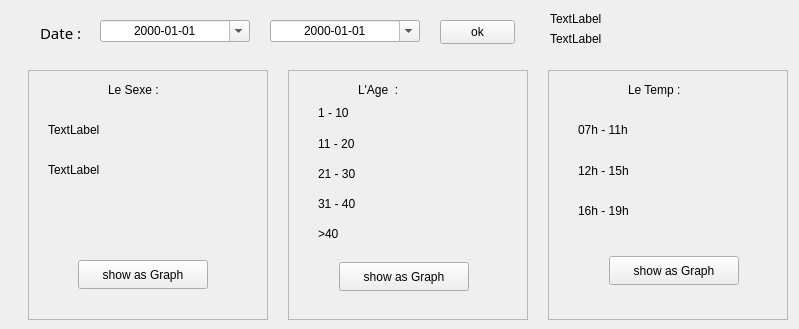
    <widget class="QWidget" name="tab_3">
     <attribute name="title">
      <string>Visites</string>
     </attribute>
     <widget class="QLabel" name="visites_total">
      <property name="geometry">
       <rect>
        <x>550</x>
        <y>10</y>
        <width>140</width>
        <height>17</height>
       </rect>
      </property>
      <property name="text">
       <string>TextLabel</string>
      </property>
     </widget>
     <widget class="QFrame" name="visites_gander">
      <property name="geometry">
       <rect>
        <x>28</x>
        <y>70</y>
        <width>240</width>
        <height>250</height>
       </rect>
      </property>
      <property name="frameShape">
       <enum>QFrame::StyledPanel</enum>
      </property>
      <property name="frameShadow">
       <enum>QFrame::Raised</enum>
      </property>
      <widget class="QPushButton" name="pushButton_2">
       <property name="geometry">
        <rect>
         <x>50</x>
         <y>190</y>
         <width>130</width>
         <height>29</height>
        </rect>
       </property>
       <property name="text">
        <string>show as Graph</string>
       </property>
      </widget>
      <widget class="QLabel" name="label_30">
       <property name="geometry">
        <rect>
         <x>20</x>
         <y>50</y>
         <width>170</width>
         <height>20</height>
        </rect>
       </property>
       <property name="text">
        <string>TextLabel</string>
       </property>
      </widget>
      <widget class="QLabel" name="label_44">
       <property name="geometry">
        <rect>
         <x>20</x>
         <y>90</y>
         <width>170</width>
         <height>20</height>
        </rect>
       </property>
       <property name="text">
        <string>TextLabel</string>
       </property>
      </widget>
      <widget class="QLabel" name="label_45">
       <property name="geometry">
        <rect>
         <x>80</x>
         <y>10</y>
         <width>80</width>
         <height>20</height>
        </rect>
       </property>
       <property name="text">
        <string>Le Sexe :</string>
       </property>
      </widget>
     </widget>
     <widget class="QFrame" name="visites_ages">
      <property name="geometry">
       <rect>
        <x>288</x>
        <y>70</y>
        <width>240</width>
        <height>250</height>
       </rect>
      </property>
      <property name="frameShape">
       <enum>QFrame::StyledPanel</enum>
      </property>
      <property name="frameShadow">
       <enum>QFrame::Raised</enum>
      </property>
      <widget class="QLabel" name="label_46">
       <property name="geometry">
        <rect>
         <x>30</x>
         <y>32</y>
         <width>186</width>
         <height>22</height>
        </rect>
       </property>
       <property name="text">
        <string>1 - 10</string>
       </property>
      </widget>
      <widget class="QLabel" name="label_48">
       <property name="geometry">
        <rect>
         <x>30</x>
         <y>63</y>
         <width>186</width>
         <height>22</height>
        </rect>
       </property>
       <property name="text">
        <string>11 - 20</string>
       </property>
      </widget>
      <widget class="QLabel" name="label_50">
       <property name="geometry">
        <rect>
         <x>30</x>
         <y>93</y>
         <width>186</width>
         <height>22</height>
        </rect>
       </property>
       <property name="text">
        <string>21 - 30</string>
       </property>
      </widget>
      <widget class="QPushButton" name="pushButton_3">
       <property name="geometry">
        <rect>
         <x>51</x>
         <y>192</y>
         <width>130</width>
         <height>29</height>
        </rect>
       </property>
       <property name="text">
        <string>show as Graph</string>
       </property>
      </widget>
      <widget class="QLabel" name="label_53">
       <property name="geometry">
        <rect>
         <x>30</x>
         <y>123</y>
         <width>186</width>
         <height>22</height>
        </rect>
       </property>
       <property name="text">
        <string>31 - 40</string>
       </property>
      </widget>
      <widget class="QLabel" name="label_54">
       <property name="geometry">
        <rect>
         <x>30</x>
         <y>153</y>
         <width>186</width>
         <height>22</height>
        </rect>
       </property>
       <property name="text">
        <string>&gt;40</string>
       </property>
      </widget>
      <widget class="QLabel" name="label_55">
       <property name="geometry">
        <rect>
         <x>70</x>
         <y>10</y>
         <width>80</width>
         <height>20</height>
        </rect>
       </property>
       <property name="text">
        <string>L'Age  :</string>
       </property>
      </widget>
     </widget>
     <widget class="QFrame" name="visites_times">
      <property name="geometry">
       <rect>
        <x>548</x>
        <y>70</y>
        <width>240</width>
        <height>250</height>
       </rect>
      </property>
      <property name="frameShape">
       <enum>QFrame::StyledPanel</enum>
      </property>
      <property name="frameShadow">
       <enum>QFrame::Raised</enum>
      </property>
      <widget class="QLabel" name="label_51">
       <property name="geometry">
        <rect>
         <x>30</x>
         <y>130</y>
         <width>186</width>
         <height>22</height>
        </rect>
       </property>
       <property name="text">
        <string>16h - 19h</string>
       </property>
      </widget>
      <widget class="QLabel" name="label_47">
       <property name="geometry">
        <rect>
         <x>30</x>
         <y>49</y>
         <width>186</width>
         <height>22</height>
        </rect>
       </property>
       <property name="text">
        <string>07h - 11h</string>
       </property>
      </widget>
      <widget class="QLabel" name="label_52">
       <property name="geometry">
        <rect>
         <x>30</x>
         <y>90</y>
         <width>186</width>
         <height>22</height>
        </rect>
       </property>
       <property name="text">
        <string>12h - 15h</string>
       </property>
      </widget>
      <widget class="QPushButton" name="pushButton_4">
       <property name="geometry">
        <rect>
         <x>61</x>
         <y>186</y>
         <width>130</width>
         <height>29</height>
        </rect>
       </property>
       <property name="text">
        <string>show as Graph</string>
       </property>
      </widget>
      <widget class="QLabel" name="label_56">
       <property name="geometry">
        <rect>
         <x>80</x>
         <y>10</y>
         <width>80</width>
         <height>20</height>
        </rect>
       </property>
       <property name="text">
        <string>Le Temp :</string>
       </property>
      </widget>
     </widget>
     <widget class="QPushButton" name="pushButton">
      <property name="geometry">
       <rect>
        <x>440</x>
        <y>20</y>
        <width>75</width>
        <height>24</height>
       </rect>
      </property>
      <property name="text">
       <string>ok</string>
      </property>
     </widget>
     <widget class="QDateEdit" name="dateEdit_3">
      <property name="geometry">
       <rect>
        <x>270</x>
        <y>20</y>
        <width>150</width>
        <height>22</height>
       </rect>
      </property>
      <property name="alignment">
       <set>Qt::AlignCenter</set>
      </property>
      <property name="displayFormat">
       <string>yyyy-MM-dd</string>
      </property>
      <property name="calendarPopup">
       <bool>true</bool>
      </property>
      <property name="timeSpec">
       <enum>Qt::LocalTime</enum>
      </property>
     </widget>
     <widget class="QLabel" name="label_87">
      <property name="geometry">
       <rect>
        <x>40</x>
        <y>23</y>
        <width>47</width>
        <height>20</height>
       </rect>
      </property>
      <property name="font">
       <font>
        <family>Lucida Sans</family>
        <pointsize>11</pointsize>
       </font>
      </property>
      <property name="text">
       <string>Date :</string>
      </property>
     </widget>
     <widget class="QDateEdit" name="dateEdit_2">
      <property name="geometry">
       <rect>
        <x>100</x>
        <y>20</y>
        <width>150</width>
        <height>22</height>
       </rect>
      </property>
      <property name="alignment">
       <set>Qt::AlignCenter</set>
      </property>
      <property name="displayFormat">
       <string>yyyy-MM-dd</string>
      </property>
      <property name="calendarPopup">
       <bool>true</bool>
      </property>
      <property name="timeSpec">
       <enum>Qt::LocalTime</enum>
      </property>
     </widget>
     <widget class="QLabel" name="visites_total_2">
      <property name="geometry">
       <rect>
        <x>550</x>
        <y>30</y>
        <width>240</width>
        <height>17</height>
       </rect>
      </property>
      <property name="text">
       <string>TextLabel</string>
      </property>
     </widget>
    </widget>
